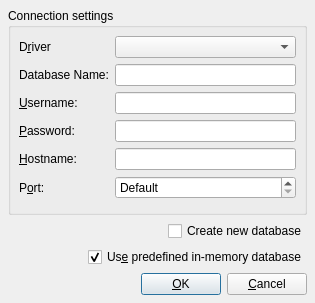
<?xml version="1.0" encoding="UTF-8"?>
<ui version="4.0">
 <class>QSqlConnectionDialogUi</class>
 <widget class="QDialog" name="QSqlConnectionDialogUi">
  <property name="geometry">
   <rect>
    <x>0</x>
    <y>0</y>
    <width>315</width>
    <height>303</height>
   </rect>
  </property>
  <property name="windowTitle">
   <string>Connect...</string>
  </property>
  <layout class="QVBoxLayout">
   <property name="spacing">
    <number>6</number>
   </property>
   <property name="leftMargin">
    <number>8</number>
   </property>
   <property name="topMargin">
    <number>8</number>
   </property>
   <property name="rightMargin">
    <number>8</number>
   </property>
   <property name="bottomMargin">
    <number>8</number>
   </property>
   <item>
    <widget class="QGroupBox" name="connGroupBox">
     <property name="title">
      <string>Connection settings</string>
     </property>
     <layout class="QGridLayout">
      <property name="leftMargin">
       <number>8</number>
      </property>
      <property name="topMargin">
       <number>8</number>
      </property>
      <property name="rightMargin">
       <number>8</number>
      </property>
      <property name="bottomMargin">
       <number>8</number>
      </property>
      <property name="spacing">
       <number>6</number>
      </property>
      <item row="0" column="1">
       <widget class="QComboBox" name="comboDriver"/>
      </item>
      <item row="2" column="0">
       <widget class="QLabel" name="textLabel4">
        <property name="text">
         <string>&amp;Username:</string>
        </property>
        <property name="buddy">
         <cstring>editUsername</cstring>
        </property>
       </widget>
      </item>
      <item row="0" column="0">
       <widget class="QLabel" name="textLabel2">
        <property name="text">
         <string>D&amp;river</string>
        </property>
        <property name="buddy">
         <cstring>comboDriver</cstring>
        </property>
       </widget>
      </item>
      <item row="1" column="1">
       <widget class="QLineEdit" name="editDatabase"/>
      </item>
      <item row="5" column="1">
       <widget class="QSpinBox" name="portSpinBox">
        <property name="specialValueText">
         <string>Default</string>
        </property>
        <property name="minimum">
         <number>-1</number>
        </property>
        <property name="maximum">
         <number>65535</number>
        </property>
        <property name="value">
         <number>-1</number>
        </property>
       </widget>
      </item>
      <item row="1" column="0">
       <widget class="QLabel" name="textLabel3">
        <property name="text">
         <string>Database Name:</string>
        </property>
        <property name="buddy">
         <cstring>editDatabase</cstring>
        </property>
       </widget>
      </item>
      <item row="3" column="1">
       <widget class="QLineEdit" name="editPassword">
        <property name="echoMode">
         <enum>QLineEdit::Password</enum>
        </property>
       </widget>
      </item>
      <item row="2" column="1">
       <widget class="QLineEdit" name="editUsername"/>
      </item>
      <item row="4" column="1">
       <widget class="QLineEdit" name="editHostname"/>
      </item>
      <item row="4" column="0">
       <widget class="QLabel" name="textLabel5">
        <property name="text">
         <string>&amp;Hostname:</string>
        </property>
        <property name="buddy">
         <cstring>editHostname</cstring>
        </property>
       </widget>
      </item>
      <item row="5" column="0">
       <widget class="QLabel" name="textLabel5_2">
        <property name="text">
         <string>P&amp;ort:</string>
        </property>
        <property name="buddy">
         <cstring>portSpinBox</cstring>
        </property>
       </widget>
      </item>
      <item row="3" column="0">
       <widget class="QLabel" name="textLabel4_2">
        <property name="text">
         <string>&amp;Password:</string>
        </property>
        <property name="buddy">
         <cstring>editPassword</cstring>
        </property>
       </widget>
      </item>
     </layout>
    </widget>
   </item>
   <item>
    <layout class="QHBoxLayout" name="horizontalLayout">
     <item>
      <spacer name="horizontalSpacer">
       <property name="orientation">
        <enum>Qt::Horizontal</enum>
       </property>
       <property name="sizeHint" stdset="0">
        <size>
         <width>40</width>
         <height>20</height>
        </size>
       </property>
      </spacer>
     </item>
     <item>
      <widget class="QCheckBox" name="newdbCheckBox">
       <property name="text">
        <string>Create new database</string>
       </property>
      </widget>
     </item>
    </layout>
   </item>
   <item>
    <layout class="QHBoxLayout">
     <property name="spacing">
      <number>6</number>
     </property>
     <property name="leftMargin">
      <number>0</number>
     </property>
     <property name="topMargin">
      <number>0</number>
     </property>
     <property name="rightMargin">
      <number>0</number>
     </property>
     <property name="bottomMargin">
      <number>0</number>
     </property>
     <item>
      <spacer>
       <property name="orientation">
        <enum>Qt::Horizontal</enum>
       </property>
       <property name="sizeHint" stdset="0">
        <size>
         <width>40</width>
         <height>20</height>
        </size>
       </property>
      </spacer>
     </item>
     <item>
      <widget class="QCheckBox" name="dbCheckBox">
       <property name="text">
        <string>Us&amp;e predefined in-memory database</string>
       </property>
       <property name="checked">
        <bool>true</bool>
       </property>
      </widget>
     </item>
    </layout>
   </item>
   <item>
    <layout class="QHBoxLayout">
     <property name="spacing">
      <number>6</number>
     </property>
     <property name="leftMargin">
      <number>0</number>
     </property>
     <property name="topMargin">
      <number>0</number>
     </property>
     <property name="rightMargin">
      <number>0</number>
     </property>
     <property name="bottomMargin">
      <number>0</number>
     </property>
     <item>
      <spacer>
       <property name="orientation">
        <enum>Qt::Horizontal</enum>
       </property>
       <property name="sizeType">
        <enum>QSizePolicy::Expanding</enum>
       </property>
       <property name="sizeHint" stdset="0">
        <size>
         <width>20</width>
         <height>20</height>
        </size>
       </property>
      </spacer>
     </item>
     <item>
      <widget class="QPushButton" name="okButton">
       <property name="text">
        <string>&amp;OK</string>
       </property>
       <property name="default">
        <bool>true</bool>
       </property>
      </widget>
     </item>
     <item>
      <widget class="QPushButton" name="cancelButton">
       <property name="text">
        <string>&amp;Cancel</string>
       </property>
      </widget>
     </item>
    </layout>
   </item>
  </layout>
 </widget>
 <tabstops>
  <tabstop>comboDriver</tabstop>
  <tabstop>editDatabase</tabstop>
  <tabstop>editUsername</tabstop>
  <tabstop>editPassword</tabstop>
  <tabstop>editHostname</tabstop>
  <tabstop>portSpinBox</tabstop>
  <tabstop>dbCheckBox</tabstop>
  <tabstop>okButton</tabstop>
  <tabstop>cancelButton</tabstop>
 </tabstops>
 <resources/>
 <connections/>
</ui>
